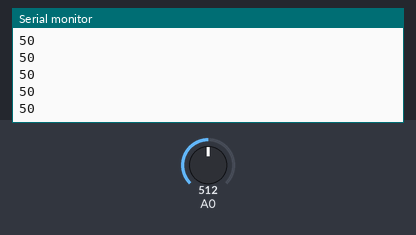
Simulated run of this sketch. Board: Arduino Uno, built with avr-gcc and run on an emulated ATmega328P. Parts: the last lines printed to the serial monitor. Inputs (shaded band) come from the test bench; at power-on: A0 = 512.

Above: at 1.2 s.
1.3 s: A0 set to 716
At 1.68 s:
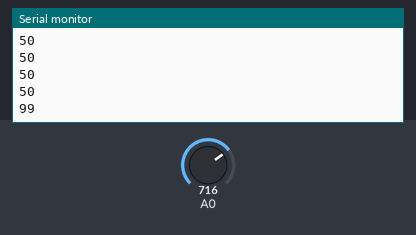
2.8 s: A0 set to 511
At 2.93 s:
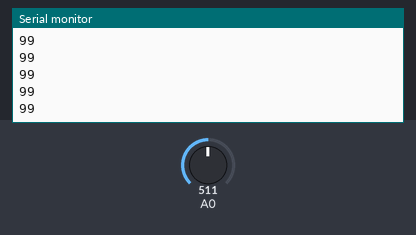
Timing chart, 0 to 5.8 s (numbered marks = the images above; inputs shaded):
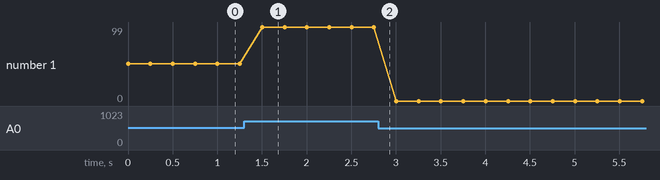

Measured:
- after the input at 1.3 s, the serial monitor: prints a new line after 0.20 s (image 1)
- plotted number 1: 50 → 99 after the input at 1.3 s, 99 → 0 after the input at 2.8 s

The sketch:

l4_2.ino
```cpp
void setup() {
  Serial.begin(115200);
}

int low = 1023;
int high = 0;

void loop() {
  int value = analogRead(A0);
  if (value <= low) low = value - 1;
  if (value >= high) high = value + 1;
  value = map(value, low, high, 0, 100);
  Serial.println(value);
  delay(250);
}
```
